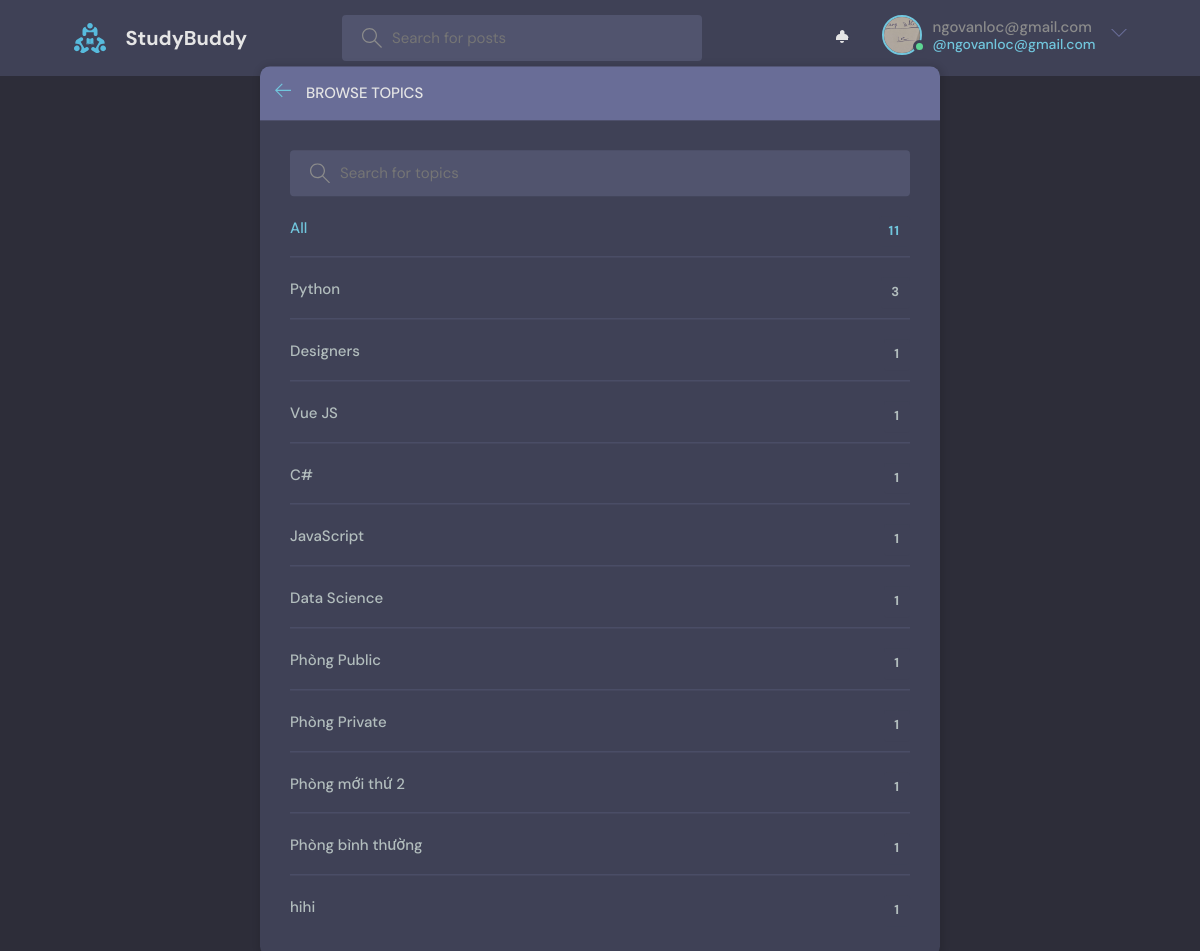
Page /topics/ (signed in) on the committed database.
### base/models.py (models this page shows, shortened)
class User(AbstractUser):
    name = models.CharField(max_length=200, null=True)
    email = models.EmailField(unique=True, null=True)
    bio = models.TextField(null=True)
    avatar = models.ImageField(null=True, default="avatar.svg")
    objects = UserManager()
    USERNAME_FIELD = 'email'
    REQUIRED_FIELDS = []

class Topic(models.Model):
    name = models.CharField(max_length=200)

### base/views.py (the view)
# urls.py: path('topics/', views.topicsPage, name="topics"),
def topicsPage(request):
    q = request.GET.get('q') if request.GET.get('q') != None else ''
    topics = Topic.objects.filter(name__icontains=q)
    return render(request, 'base/topics.html', {'topics': topics})

### base/templates/base/topics.html (shortened to what this page needs)
{% extends 'main.html' %}
{% block content %}
<main class="create-room layout">
  <div class="container">
    <div class="layout__box">
      <div class="layout__boxHeader">
        <div class="layout__boxTitle">
          <a href="{% url 'home' %}">
            <svg version="1.1" xmlns="http://www.w3.org/2000/svg" width="32" height="32" viewBox="0 0 32 32">
              <title>arrow-left</title>
              <path
                d="M13.723 2.286l-13.723 13.714 13.719 13.714 1.616-1.611-10.96-10.96h27.625v-2.286h-27.625l10.965-10.965-1.616-1.607z">
              </path>
            </svg>
          </a>
          <h3>Browse Topics</h3>
        </div>
      </div>
      <div class="topics-page layout__body">
        <form action="" method="GET" class="header__search">
          <label>
            <input name="q" placeholder="Search for topics" />
          </label>
        </form>
        <ul class="topics__list">
          <li>
            <a href="{% url 'topics' %}" class="active">All <span>{{topics.count}}</span></a>
          </li>
          {% for topic in topics %}
          <li>
            <a href="{% url 'home' %}?q={{topic.name}}">{{ topic.name }} <span>{{topic.room_set.all.count}}</span></a>
          </li>
          {% endfor %}
        </ul>
      </div>
    </div>
  </div>
</main>
{% endblock content %}

### templates/navbar.html (shortened to what this page needs)
{% load static %}
<header class="header header--loggedIn">
    <div class="container">
        <a href="{% url 'home' %}" class="header__logo">
            <img src="{% static 'images/logo.svg' %}" />
            <h1>StudyBuddy</h1>
        </a>
        <form class="header__search" method="GET" action="{% url 'home' %}">
            <label>
                <input name="q" placeholder="Search for posts" />
            </label>
        </form>
        <nav class="header__menu">
            {% if request.user.is_authenticated %}
            <div style="display: flex; align-items: center; gap: 2rem;">
                <a href="{% url 'invitations' %}" class="notification-bell" style="position: relative; display: flex; align-items: center; justify-content: center; height: 40px; width: 40px;">
                </a>
                <div class="header__user" style="display: flex; align-items: center; gap: 1.5rem;">
                    <a href="{% url 'update-user' %}" style="display: flex; align-items: center; gap: 1rem;">
                        <div class="avatar avatar--medium active">
                            <img src="{{request.user.avatar.url}}" />
                        </div>
                        <p>{{request.user.username}} <span style="display: block;">@{{request.user.username}}</span></p>
                    </a>
                    <button class="dropdown-button">
                        <svg version="1.1" xmlns="http://www.w3.org/2000/svg" width="32" height="32" viewBox="0 0 32 32">
                            <title>chevron-down</title>
                            <path d="M16 21l-13-13h-3l16 16 16-16h-3l-13 13z"></path>
                        </svg>
                    </button>
                </div>
            </div>
            {% else %}
            <a href="{% url 'login' %}">
                <img src="{% static 'images/avatar.svg' %}" />
                <p>Login</p>
            </a>
            {% endif %}
        </nav>
    </div>
</header>

### static/styles/style.css (style rules this page uses)
:root { --color-main: #71c6dd; --color-main-light: #e1f6fb; --color-dark: #3f4156; --color-dark-medium: #51546e; --color-dark-light: #696d97; --color-light: #e5e5e5; --color-gray: #8b8b8b; --color-light-gray: #b2bdbd; --color-bg: #2d2d39; --color-success: #5dd693; --color-error: #fc4b0b; }
* { font-family: "DM Sans", -apple-system, BlinkMacSystemFont, "Segoe UI", Roboto, Oxygen, Ubuntu, Cantarell, "Open Sans", "Helvetica Neue", sans-serif; margin: 0; padding: 0; box-sizing: border-box; text-rendering: optimizeLegibility; font-size: inherit; }
html { font-size: 56.25%; }
@media only screen and (min-width: 1200px) { html { font-size: 62.5%; } }
body { line-height: 1.6; font-weight: 400; font-size: 1.5rem; color: var(--color-light-gray); background-color: var(--color-bg); min-height: 100vh; }
img { width: 100%; }
a { display: inline-block; color: var(--color-main); text-decoration: none; }
.container { max-width: 120rem; width: 90%; margin: auto; }
.avatar { position: relative; display: inline-block; border-radius: 50%; border: 2px solid var(--color-main); }
.avatar img { display: block; border-radius: 50%; object-fit: cover; object-position: center; }
.avatar::after { content: ""; display: block; position: absolute; background-color: var(--color-gray); z-index: 111; border-radius: 50%; border: 0.3rem solid var(--color-dark); }
.avatar.active::after { background-color: var(--color-success); }
.avatar.avatar--medium img { width: 3.6rem; height: 3.6rem; border-radius: 50%; }
.avatar.avatar--medium:after { width: 0.7rem; height: 0.7rem; bottom: 0px; right: -6px; }
.header { padding: 1.5rem; background-color: var(--color-dark); }
.header > .container { display: flex; gap: 9.5rem; }
.header__logo, .header__user { display: flex; gap: 2rem; align-items: center; }
.header__logo > img { height: 3.2rem; width: 3.2rem; }
.header__logo > h1 { font-weight: 700; font-size: 2rem; color: var(--color-light); }
.header__search > label { background-color: var(--color-dark-medium); padding: 1.3rem 1rem; display: flex; align-items: center; gap: 1rem; border-radius: 4px; }
.header__search svg { fill: var(--color-gray); width: 2rem; height: 2rem; margin-left: 1rem; }
.header__search input { width: 30rem; background: transparent; border: none; outline: none; color: var(--color-light); }
.header__menu { margin-left: auto; position: relative; }
.header__menu a { display: flex; gap: 1.5rem; align-items: center; font-weight: 500; text-decoration: none; color: var(--color-gray); }
.header__menu img { height: 3.6rem; }
.header__menu p { line-height: 1.2; }
.header__menu span { color: var(--color-main); font-weight: 500; font-size: 1.4rem; display: block; }
.header__menu svg { width: 1.6rem; height: 1.6rem; fill: var(--color-dark-light); }
.dropdown-button { background: transparent; border: 0; outline: 0; cursor: pointer; }
.layout { margin-top: 2.4rem; }
.layout > .container { display: flex; justify-content: space-between; align-items: flex-start; }
.layout__box { width: 90%; max-width: 48rem; min-height: 40rem; position: absolute; top: 50%; left: 50%; transform: translate(-50%, -46%); background-color: var(--color-dark); border-radius: 1rem; box-shadow: 1px 1px 6px 3px rgba(0, 0, 0, 0.1); overflow: hidden; }
.layout__boxHeader { display: flex; padding: 1.5rem; background-color: var(--color-dark-light); }
.layout__boxTitle { display: flex; gap: 1.5rem; align-items: center; }
.layout__boxTitle h3 { text-transform: uppercase; font-weight: 500; color: var(--color-light); }
.layout__boxTitle svg { width: 1.6rem; height: 1.6rem; fill: var(--color-main); }
.layout__body { margin: 3rem; }
.topics__list { list-style: none; }
.topics__list li a { display: flex; justify-content: space-between; margin-bottom: 3rem; font-weight: 500; color: var(--color-light-gray); transition: all 0.3s ease-in-out; }
.topics__list li a.active, .topics__list li a:hover { color: var(--color-main); }
.topics__list li a span { padding: 0.5rem 1rem; background-color: var(--color-dark); border-radius: 3px; font-size: 1.3rem; font-weight: 700; letter-spacing: 1px; }
.topics-page .topics__list li:not(:last-child) a { margin: 2rem 0; padding-bottom: 1rem; text-decoration: none; border-bottom: 1px solid var(--color-dark-medium); }
.topics-page .header__search { display: block; }
.create-room.layout .layout__box { max-width: 68rem; }

### rows in the picture
User: user.avatar (picture), user.username "ngovanloc@gmail.com"
Topic: name "Python", room_set.all.count "3"
Topic: name "Designers", room_set.all.count "1"
Topic: name "Vue JS", room_set.all.count "1"
Topic: name "C#", room_set.all.count "1"
Topic: name "JavaScript", room_set.all.count "1"
Topic: name "Data Science", room_set.all.count "1"
Topic: name "Phòng Public", room_set.all.count "1"
Topic: name "Phòng Private", room_set.all.count "1"
Topic: name "Phòng mới thứ 2", room_set.all.count "1"
Topic: name "Phòng bình thường", room_set.all.count "1"
Topic: name "hihi", room_set.all.count "1"

### other values in the picture
{{ topics.count }} "11"
